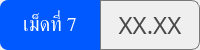
                  <widget class="QFrame" name="thickness_summary_group_7">
                   <property name="minimumSize">
                    <size>
                     <width>0</width>
                     <height>50</height>
                    </size>
                   </property>
                   <property name="maximumSize">
                    <size>
                     <width>16777215</width>
                     <height>50</height>
                    </size>
                   </property>
                   <property name="styleSheet">
                    <string notr="true">color: rgb(255, 255, 255);</string>
                   </property>
                   <layout class="QHBoxLayout" name="horizontalLayout_44">
                    <property name="spacing">
                     <number>0</number>
                    </property>
                    <property name="leftMargin">
                     <number>0</number>
                    </property>
                    <property name="topMargin">
                     <number>0</number>
                    </property>
                    <property name="rightMargin">
                     <number>0</number>
                    </property>
                    <property name="bottomMargin">
                     <number>0</number>
                    </property>
                    <item>
                     <widget class="QLabel" name="thickness_summary_title_7">
                      <property name="minimumSize">
                       <size>
                        <width>85</width>
                        <height>0</height>
                       </size>
                      </property>
                      <property name="font">
                       <font>
                        <family>Kanit</family>
                        <pointsize>15</pointsize>
                        <italic>false</italic>
                        <bold>false</bold>
                        <underline>false</underline>
                        <strikeout>false</strikeout>
                       </font>
                      </property>
                      <property name="styleSheet">
                       <string notr="true">background-color: #0059fe;
border-top-left-radius: 8px;
border-bottom-left-radius: 8px;</string>
                      </property>
                      <property name="text">
                       <string>เม็ดที่ 7</string>
                      </property>
                      <property name="alignment">
                       <set>Qt::AlignmentFlag::AlignCenter</set>
                      </property>
                     </widget>
                    </item>
                    <item>
                     <widget class="QFrame" name="thickness_summary_frame_7">
                      <property name="styleSheet">
                       <string notr="true">border: solid;
border-width: 1px;
border-color: rgb(121, 121, 121);
border-top-right-radius: 8px;
border-bottom-right-radius: 8px;</string>
                      </property>
                      <property name="frameShape">
                       <enum>QFrame::Shape::StyledPanel</enum>
                      </property>
                      <property name="frameShadow">
                       <enum>QFrame::Shadow::Raised</enum>
                      </property>
                      <layout class="QHBoxLayout" name="horizontalLayout_45">
                       <item>
                        <widget class="QLabel" name="thickness_summary_7">
                         <property name="font">
                          <font>
                           <family>Kanit</family>
                           <pointsize>18</pointsize>
                          </font>
                         </property>
                         <property name="styleSheet">
                          <string notr="true">border: none;
color: rgb(72, 72, 72);</string>
                         </property>
                         <property name="text">
                          <string>XX.XX</string>
                         </property>
                         <property name="alignment">
                          <set>Qt::AlignmentFlag::AlignCenter</set>
                         </property>
                        </widget>
                       </item>
                      </layout>
                     </widget>
                    </item>
                   </layout>
                  </widget>
